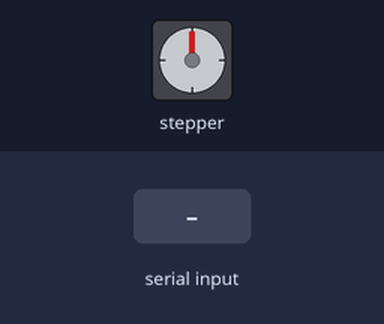
The sketch below on a simulated Arduino Uno, built with avr-gcc and run on an emulated ATmega328P. Shown: stepper motor. The inputs (shaded band) are chosen by the test bench. Stepper angles assume 500 steps per turn.

Above: at 1.2 s.
1.3 s: "L" received over Serial
At 1.45 s:
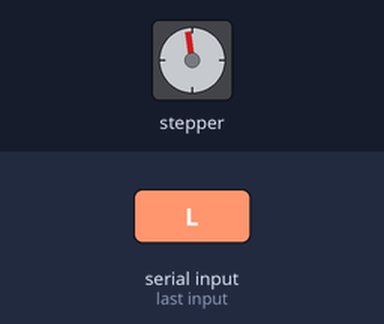
4.3 s: "R" received over Serial
7.3 s: "S" received over Serial
At 7.3 s:
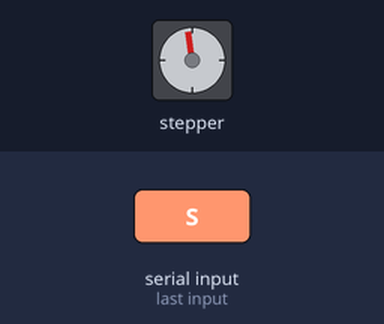
8.8 s: "L" received over Serial
At 9.25 s:
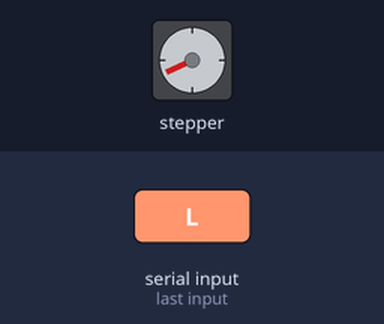
Timing chart, 0 to 12.8 s (numbered marks = the images above; inputs shaded):
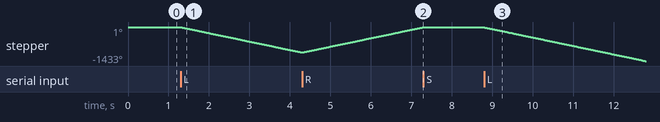

Measured:
- after the input at 1.3 s, stepper: keeps turning counter-clockwise at about 358°/s, starting at once
- after the input at 7.3 s, stepper: stops changing and stays -8°
- after the input at 8.8 s, stepper: keeps turning counter-clockwise at about 358°/s, starting at once

The sketch:

Pratica24_Motor_Passo_BlueTooth.ino
```cpp
#include <Stepper.h>

#define STEPS 500

char comando;

Stepper passos(STEPS, 8, 10, 9, 11);

void setup() {
  Serial.begin(9600);
  passos.setSpeed(60);
}

void loop() {
  while(Serial.available() > 0) {
    comando=Serial.read();
  }
    if(comando=='L'){
      passos.step(-10); //L = Left
    }

    if(comando=='R'){
      passos.step(10); //R = Rigth
    }

    if(comando=='S'){  //S = Stop
    }
}
```
